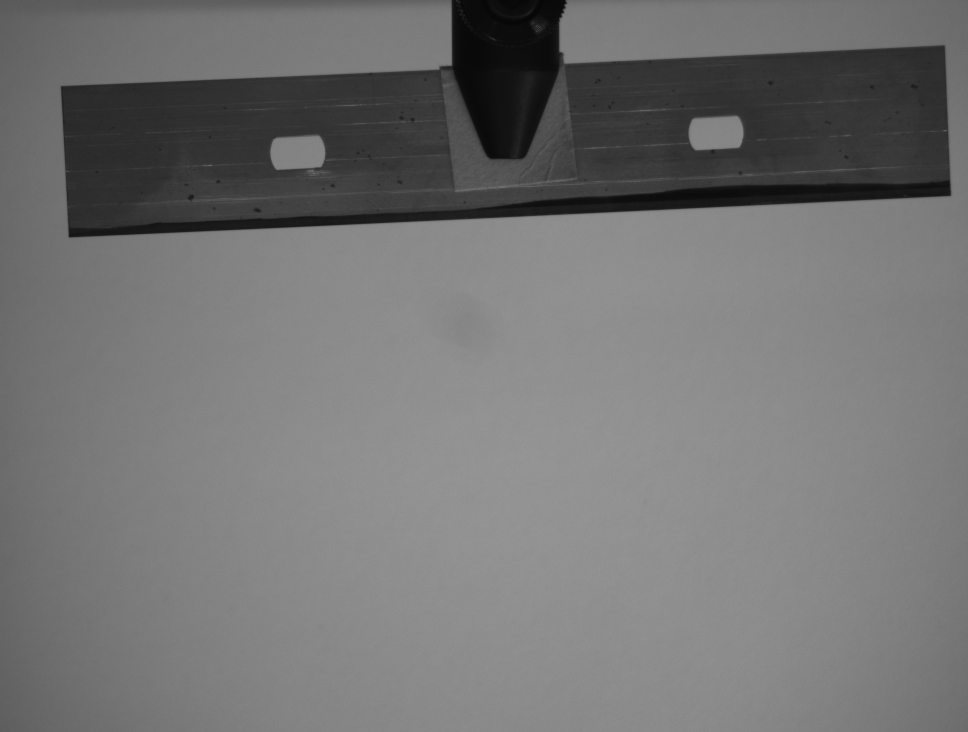
#> input picture image0006.tiff, 1936 x 1464 px, found by its file name (shown at 1/2 size)
$ python image_to_csv.py
#> lines starting #> are read from the running program, lines starting #| are printed output that depends on the picture
import skimage as ski
import matplotlib.pyplot as plt
import numpy as np
import os
import os.path
import shutil
import cv2
from mpl_toolkits.axes_grid1.inset_locator import zoomed_inset_axes
from mpl_toolkits.axes_grid1.inset_locator import inset_axes
import matplotlib.pyplot as plt
from mpl_toolkits.axes_grid1.inset_locator import TransformedBbox, BboxPatch, BboxConnector
import numpy as np
def mark_inset(parent_axes, inset_axes, loc1a=1, loc1b=1, loc2a=2, loc2b=2, **kwargs):
    rect = TransformedBbox(inset_axes.viewLim, parent_axes.transData)

    pp = BboxPatch(rect, fill=False, **kwargs)
    parent_axes.add_patch(pp)

    p1 = BboxConnector(inset_axes.bbox, rect, loc1=loc1a, loc2=loc1b, **kwargs)
    inset_axes.add_patch(p1)
    p1.set_clip_on(False)
    p2 = BboxConnector(inset_axes.bbox, rect, loc1=loc2a, loc2=loc2b, **kwargs)
    inset_axes.add_patch(p2)
    p2.set_clip_on(False)

    return pp, p1, p2

script_dir= os.path.dirname(__file__)

def open_images(*filename,full):
#> called with full = True
    out = ()
    for i in filename:
        rel_path = "images/" + i
        abs_file_path = os.path.join(script_dir,rel_path)
        img = ski.io.imread(abs_file_path)
#> img is the input picture: shape (1464, 1936); min 6, max 155, mean 115.3
        img_1 =img[350 : 550]
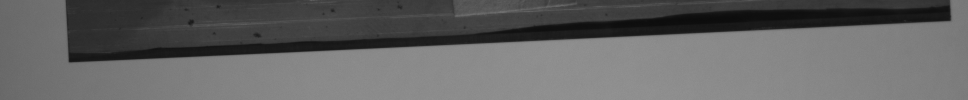
#> img_1: shape (200, 1936) (shown at 1/2 size); min 11, max 151, mean 99.6
        img_roi = np.transpose(img_1)
        img_roi = img_roi[600:800]
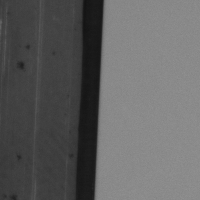
#> img_roi: shape (200, 200); min 19, max 145, mean 97.3
        if full == True:
            out = out + (img,)
        else:
            out = out + (img_roi,)
#> pass 2 of the loop in open_images, `for i in filename:`:
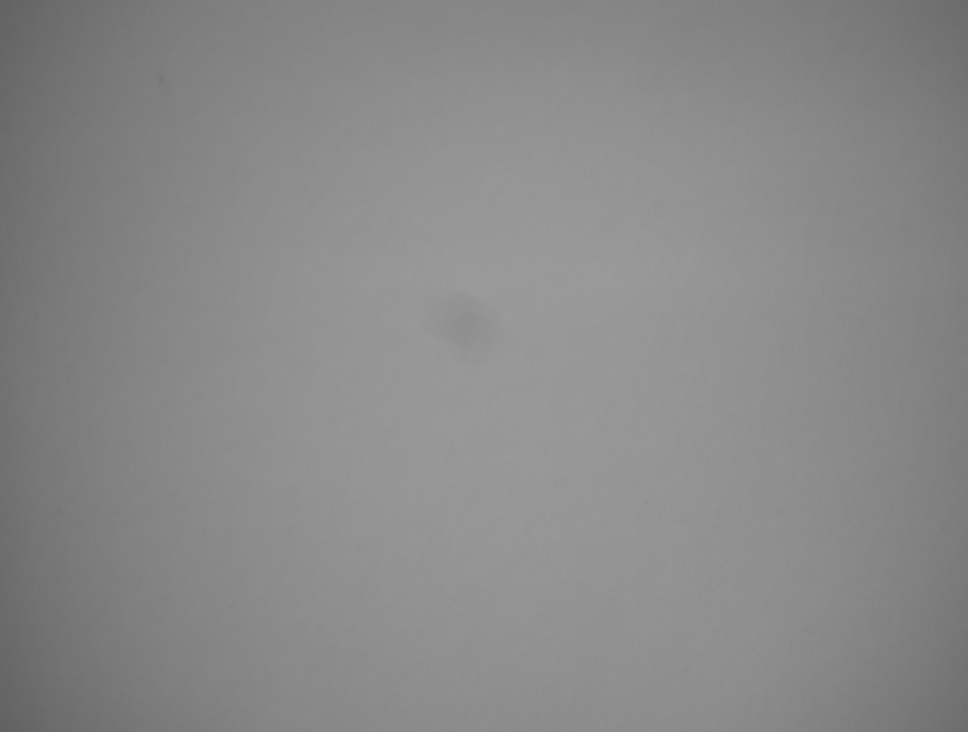
#> input picture image0006_light.bmp, 1936 x 1464 px, found by its file name (shown at 1/2 size)
#> in open_images, img is the input picture: shape (1464, 1936); min 94, max 161, mean 136.9
#> in open_images, `img_1 =img[350 : 550]`:
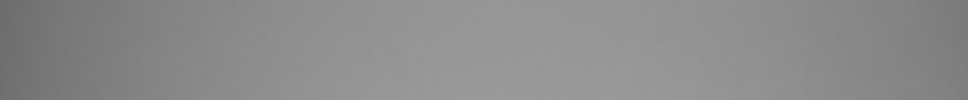
#> img_1: shape (200, 1936) (shown at 1/2 size); min 104, max 161, mean 139.7
#> in open_images, `img_roi = img_roi[600:800]`:
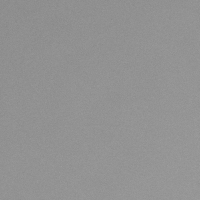
#> img_roi: shape (200, 200); min 135, max 157, mean 146.2
#> pass 3 of the loop in open_images, `for i in filename:`:
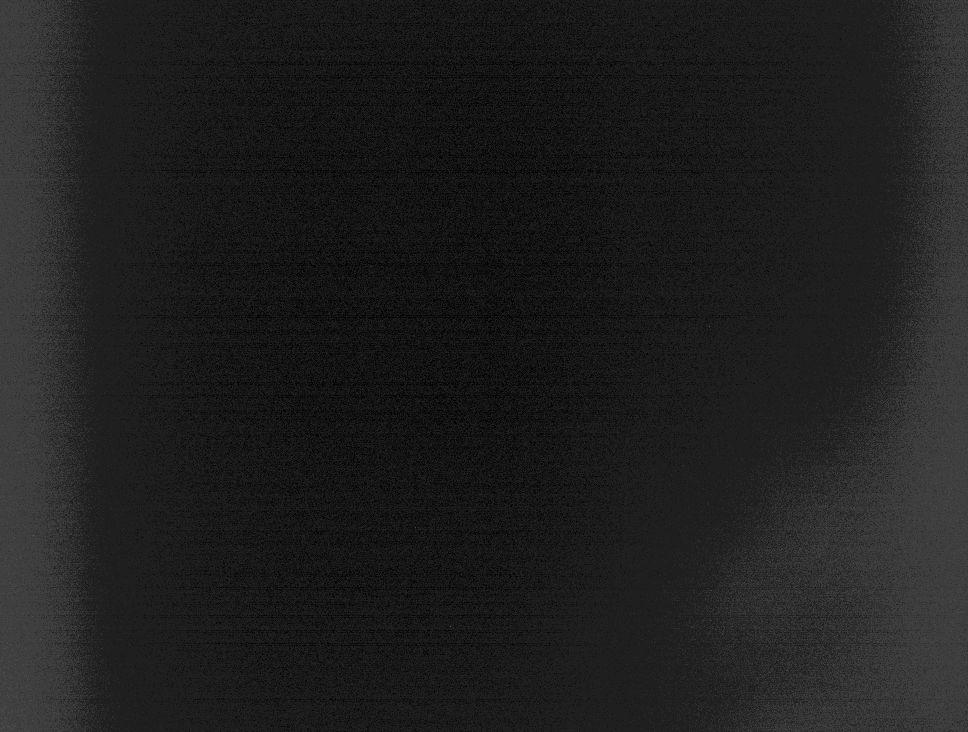
#> input picture dark.bmp, 1936 x 1464 px, found by its file name (shown at 1/2 size)
#> in open_images, img is the input picture: shape (1464, 1936); min 1, max 9, mean 2
#> in open_images, `img_1 =img[350 : 550]`:
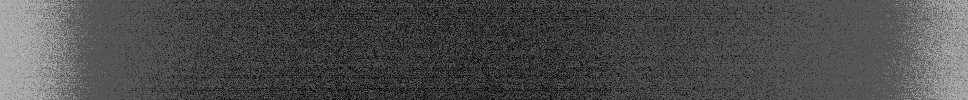
#> img_1: shape (200, 1936) (shown at 1/2 size); min 1, max 4, mean 1.89; drawn with min black and max white
#> in open_images, `img_roi = img_roi[600:800]`:
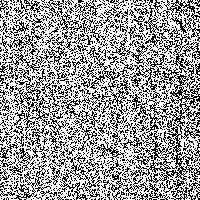
#> img_roi: shape (200, 200); values 1 (black) and 2 (white), 61.9% white; black in thin lines or dots
    return out

def save_as_csv(array,csv_filename):
    f = open(csv_filename,'a')
    for element in array:
        for value in element:
            f.write(str(value)+"   ")
        if True:
            f.write('\n')
    f.close()

def flatfield_correction(light, dark, image):
    size = len(image)
#> size = 1464
    light_dark = np.zeros((size,size))
    image_dark = np.zeros((size,size))
    tot = 0
    for i in range(size):
        for j in range(size):
            tot+= light[i][j]-dark[i][j]
            light_dark[i][j] = light[i][j]-dark[i][j]
            image_dark[i][j] = image[i][j]- dark[i][j]
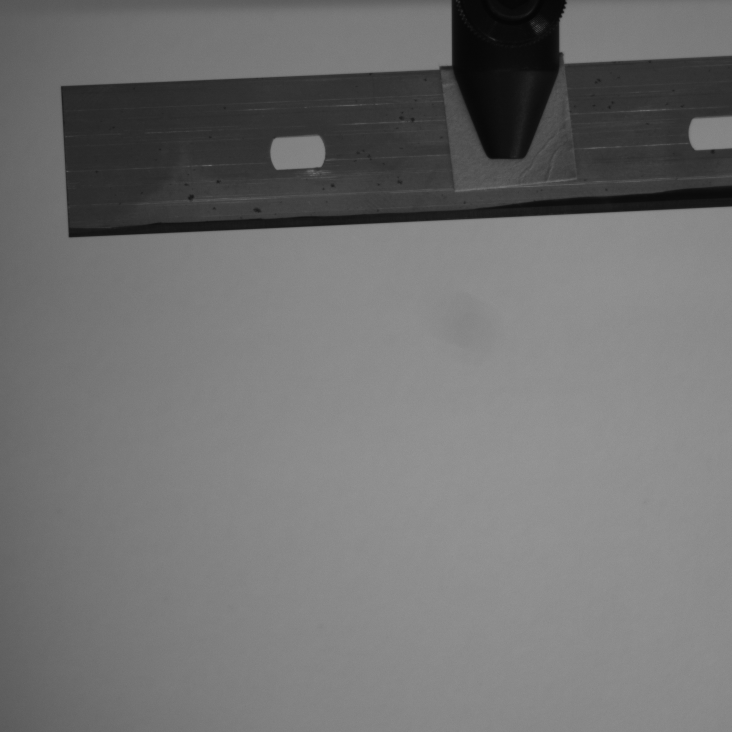
#> image_dark: shape (1464, 1464) float64 (shown at 1/2 size); min 4, max 154, mean 113.6
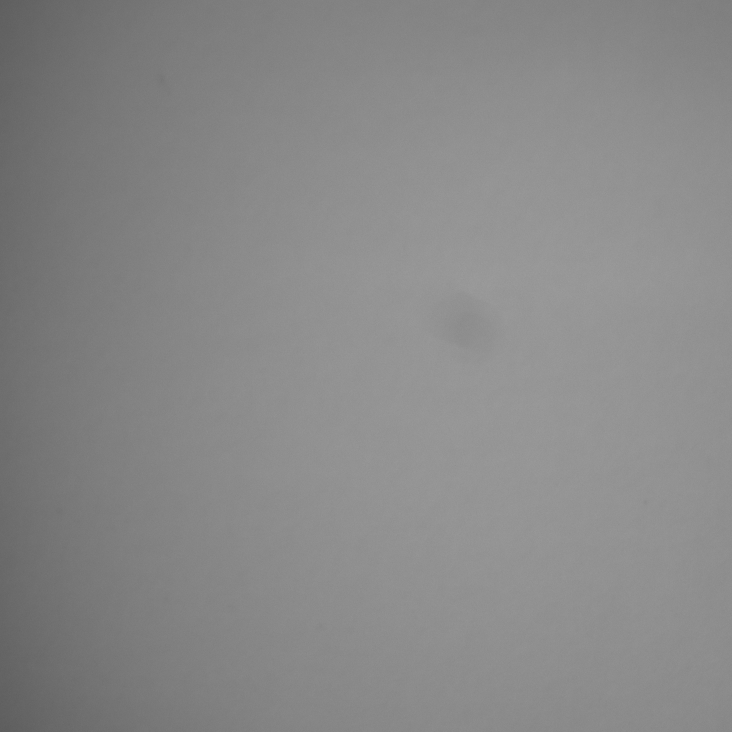
#> light_dark: shape (1464, 1464) float64 (shown at 1/2 size); min 91, max 159, mean 136.2
#> after the loop, tot = 291990462
    m = tot/(size**2)
#> m = 136.2
    image_dark*m
    corrected_image = np.zeros((size,size))
    for i in range(size):
        for j in range(size):
            corrected_image[i][j] = image_dark[i][j]/light_dark[i][j]
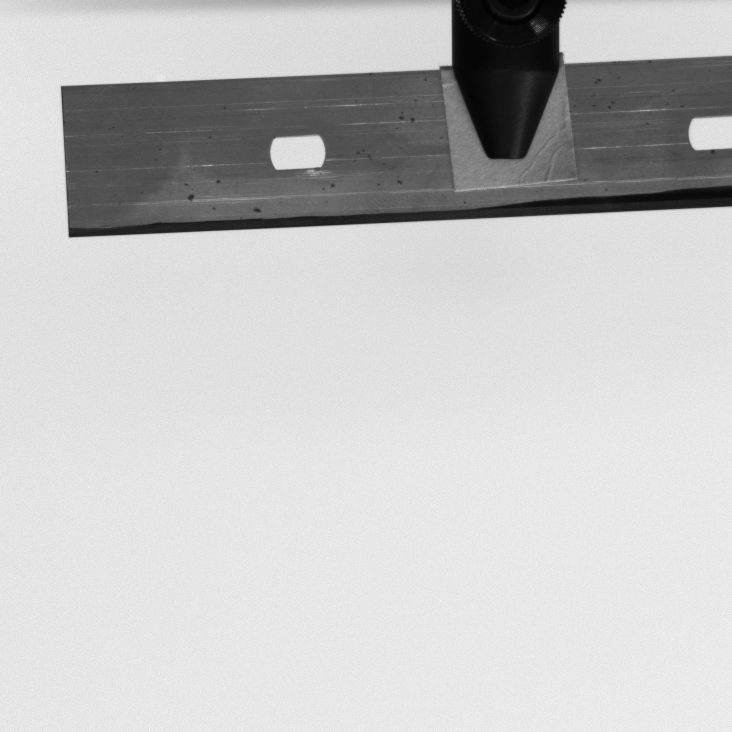
#> corrected_image: shape (1464, 1464) float64 (shown at 1/2 size); min 0.0296, max 1.07, mean 0.834; drawn with min black and max white
    return corrected_image


def main():

    roi, light, dark = open_images("image0006.tiff","image0006_light.bmp", "dark.bmp", full = True)
    corrected_roi1 = flatfield_correction(light,dark,roi)
    corrected_roi2  = cv2.rotate(corrected_roi1, cv2.ROTATE_90_CLOCKWISE)
    corrected_roi = cv2.flip(corrected_roi1, -1)
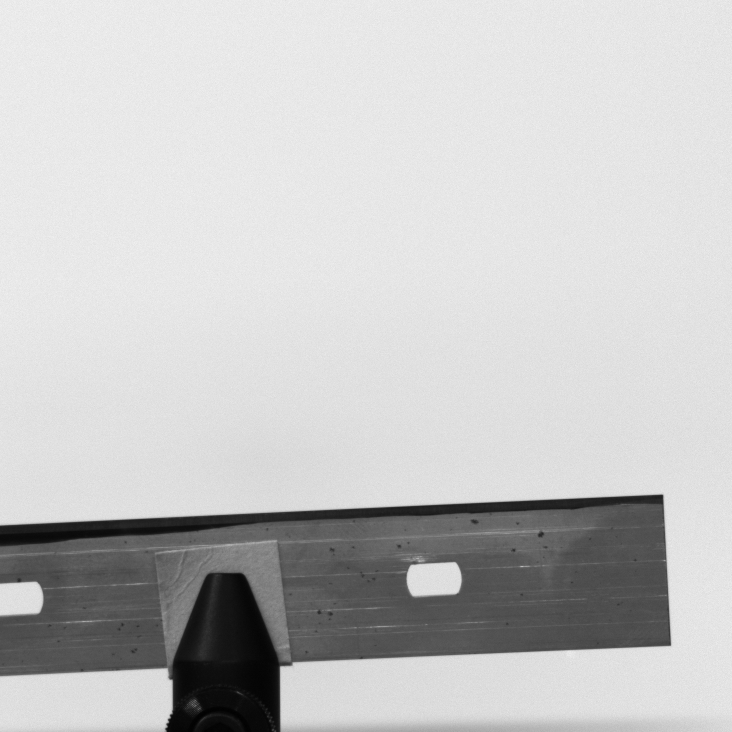
#> corrected_roi: shape (1464, 1464) float64 (shown at 1/2 size); min 0.0296, max 1.07, mean 0.834; drawn with min black and max white
    #corrected_roi = cv2.flip(corrected_roi2, 0)
    fig, ax = plt.subplots(figsize = (9,9))
    plt.imshow(corrected_roi,interpolation='nearest', cmap = "gist_grey")

    roi1 = corrected_roi


    x1, x2, y1, y2 = 800, 1000, 1100, 950#300,500,350,550

    axins = inset_axes(ax, height = 3.5, width = 4, loc=1,bbox_to_anchor=(4300,4450))
    axins.imshow(roi1, cmap = "gist_grey", interpolation='nearest')
    axins.set_xlim(x1, x2)
    axins.set_ylim(y1, y2)
    ax.text(540,150,"Region of Interest", fontsize = 24)
    mark_inset(ax, axins,loc1a=3,loc1b=2,loc2a=4,loc2b = 1, fc="none", ec="0.5")
    plt.xticks(visible=False)
    plt.yticks(visible=False)

    #plt.colorbar()
    ax.set_title("Image", fontsize = 36)
    # [4 lines of commented-out code are left out]
    plt.draw()
    plt.savefig("Image.png", dpi =600, bbox_inches = "tight")
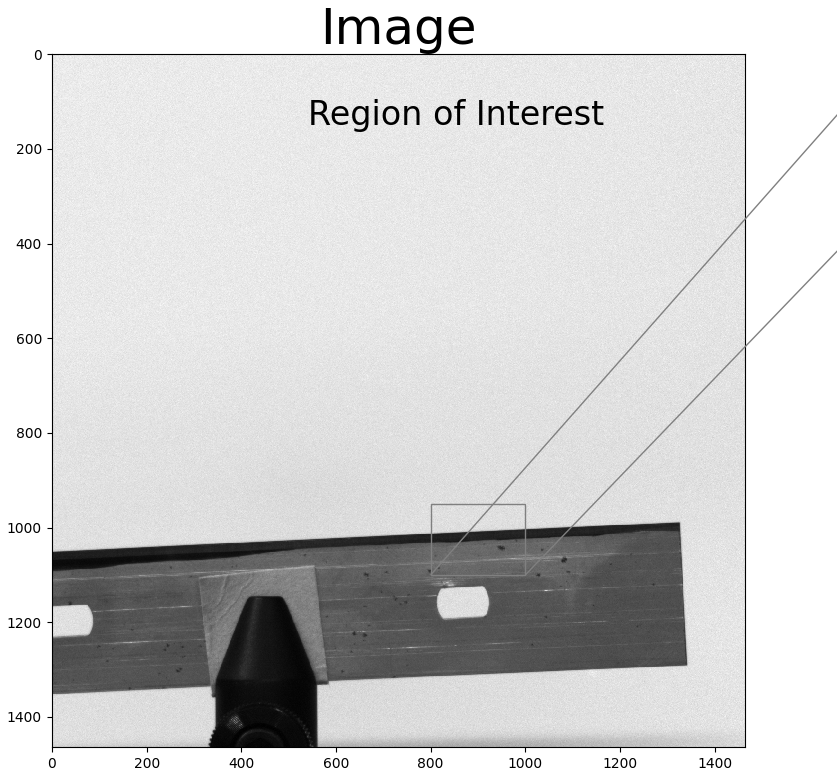
#> figure drawn by matplotlib, 2 panels
    #save_as_csv(corrected_roi, "razor.csv")
main()
